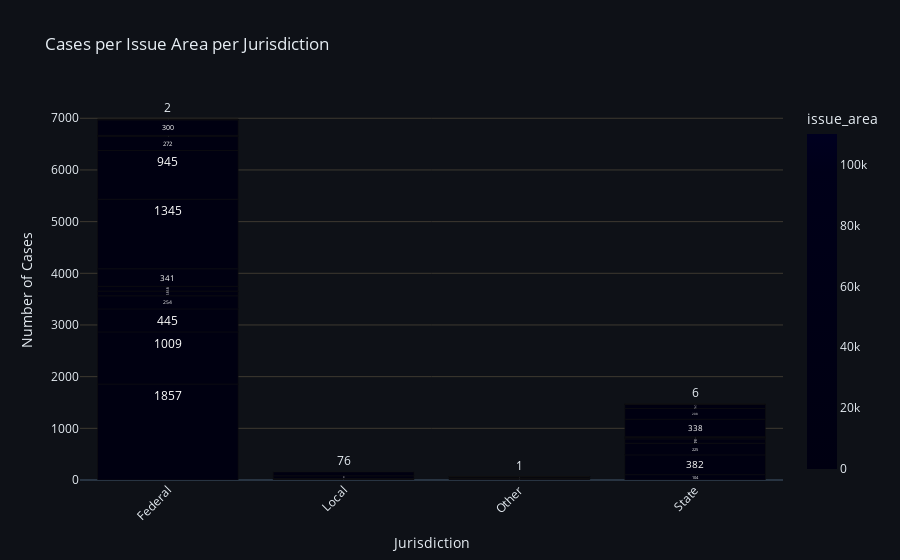

This figure's notebook cell:
### Code cell
# graph num five >>>>>>>>>>>>>>>>>>>>>>>>>>>>>>>>>>>>>>>>>>>>>>>>>>>>>>>>>>>>>>>>>>>>>>>>>>>
issue_counts = df.groupby(['jurisdiction', 'issue_area']).size().reset_index(name='Count')

fig = px.bar(
    issue_counts,
    x='jurisdiction',
    y='Count',
    color='issue_area',  # categorical by issue area
    text='Count',
    title='Cases per Issue Area per Jurisdiction',
    color_discrete_sequence=[
        '#4DA3FF',  # primary blue
        '#7EE787',  # green
        '#F1C40F',  # yellow
        '#A371F7',  # violet
        '#E5533D'   # red
    ]
)

fig.update_layout(
    template='plotly_dark',
    plot_bgcolor='#0E1117',
    paper_bgcolor='#0E1117',
    font=dict(color='#E6EDF3'),
    xaxis=dict(
        title='Jurisdiction',
        tickangle=-45,
        showgrid=False
    ),
    yaxis=dict(
        title='Number of Cases',
        gridcolor="#3D3930"
    )
)

fig.show()

### Figure 1 — Plotly figure (JSON) as saved in the notebook; plotly's stock layout.template omitted (floating-point values rounded to 4 significant figures)
{"data": [{"hovertemplate": "jurisdiction=%{x}<br>Count=%{text}<br>issue_area=%{marker.color}<extra></extra>", "legendgroup": "", "marker": {"color": [1, 2, 3, 4, 5, 6, 7, 8, 9, 10, 11, 12, 13, 14, 2, 8, 9, 10, 11, 1, 2, 6, 8, 9, 12, 20240, 110020, 1, 2, 3, 4, 5, 6, 7, 8, 9, 10, 12, 13], "coloraxis": "coloraxis", "pattern": {"shape": ""}}, "name": "", "orientation": "v", "showlegend": false, "text": [1857.0, 1009.0, 445.0, 254.0, 91.0, 91.0, 341.0, 1345.0, 945.0, 272.0, 19.0, 300.0, 15.0, 2.0, 6.0, 7.0, 15.0, 53.0, 76.0, 13.0, 17.0, 3.0, 6.0, 24.0, 2.0, 1.0, 1.0, 104.0, 382.0, 225.0, 84.0, 22.0, 6.0, 15.0, 338.0, 208.0, 75.0, 8.0, 6.0], "textposition": "auto", "type": "bar", "x": ["Federal", "Federal", "Federal", "Federal", "Federal", "Federal", "Federal", "Federal", "Federal", "Federal", "Federal", "Federal", "Federal", "Federal", "Local", "Local", "Local", "Local", "Local", "Other", "Other", "Other", "Other", "Other", "Other", "Other", "Other", "State", "State", "State", "State", "State", "State", "State", "State", "State", "State", "State", "State"], "xaxis": "x", "y": [1857, 1009, 445, 254, 91, 91, 341, 1345, 945, 272, 19, 300, 15, 2, 6, 7, 15, 53, 76, 13, 17, 3, 6, 24, 2, 1, 1, 104, 382, 225, 84, 22, 6, 15, 338, 208, 75, 8, 6], "yaxis": "y"}], "layout": {"barmode": "relative", "coloraxis": {"colorbar": {"title": {"text": "issue_area"}}, "colorscale": [[0, "#000011"], [0.1111, "#000012"], [0.2222, "#000013"], [0.3333, "#000014"], [0.4444, "#000015"], [0.5556, "#000016"], [0.6667, "#000017"], [0.7778, "#000018"], [0.8889, "#000019"], [1, "#000020"]]}, "font": {"color": "#E6EDF3"}, "legend": {"tracegroupgap": 0}, "paper_bgcolor": "#0E1117", "plot_bgcolor": "#0E1117", "title": {"text": "Cases per Issue Area per Jurisdiction"}, "xaxis": {"anchor": "y", "domain": [0, 1], "showgrid": false, "tickangle": -45, "title": {"text": "Jurisdiction"}}, "yaxis": {"anchor": "x", "domain": [0, 1], "gridcolor": "#3D3930", "title": {"text": "Number of Cases"}}}}
